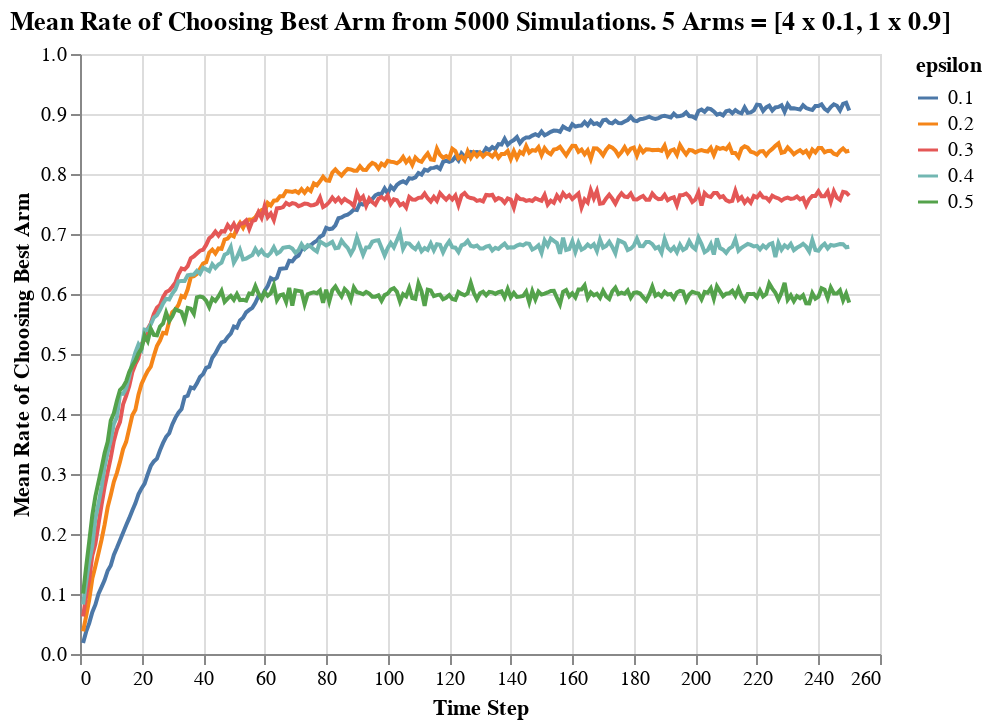

Notebook source saved alongside this figure:
### Code cell
alt.Chart(df_chose_correctly).mark_line().encode(
    alt.X("step:Q", title = "Time Step"),
    alt.Y("chose_correct:Q", title = "Mean Rate of Choosing Best Arm"),
    color = alt.Color("epsilon:N")
).properties(
    title = "Mean Rate of Choosing Best Arm from 5000 Simulations. 5 Arms = [4 x 0.1, 1 x 0.9]",
)

### Figure 1 — Vega-Lite specification as saved in the notebook (floating-point values rounded to 4 significant figures; data arrays with more than 128 entries replaced by an {"elided": "..."} marker saying what was removed)
{"$schema": "https://vega.github.io/schema/vega-lite/v3.4.0.json", "config": {"mark": {"tooltip": null}, "view": {"height": 300, "width": 400}}, "data": {"name": "data-b964237f9acf175ba643dd054d10c4f3"}, "datasets": {"data-b964237f9acf175ba643dd054d10c4f3": {"elided": "1250 records"}}, "encoding": {"color": {"field": "epsilon", "type": "nominal"}, "x": {"field": "step", "title": "Time Step", "type": "quantitative"}, "y": {"field": "chose_correct", "title": "Mean Rate of Choosing Best Arm", "type": "quantitative"}}, "mark": "line", "title": "Mean Rate of Choosing Best Arm from 5000 Simulations. 5 Arms = [4 x 0.1, 1 x 0.9]"}
